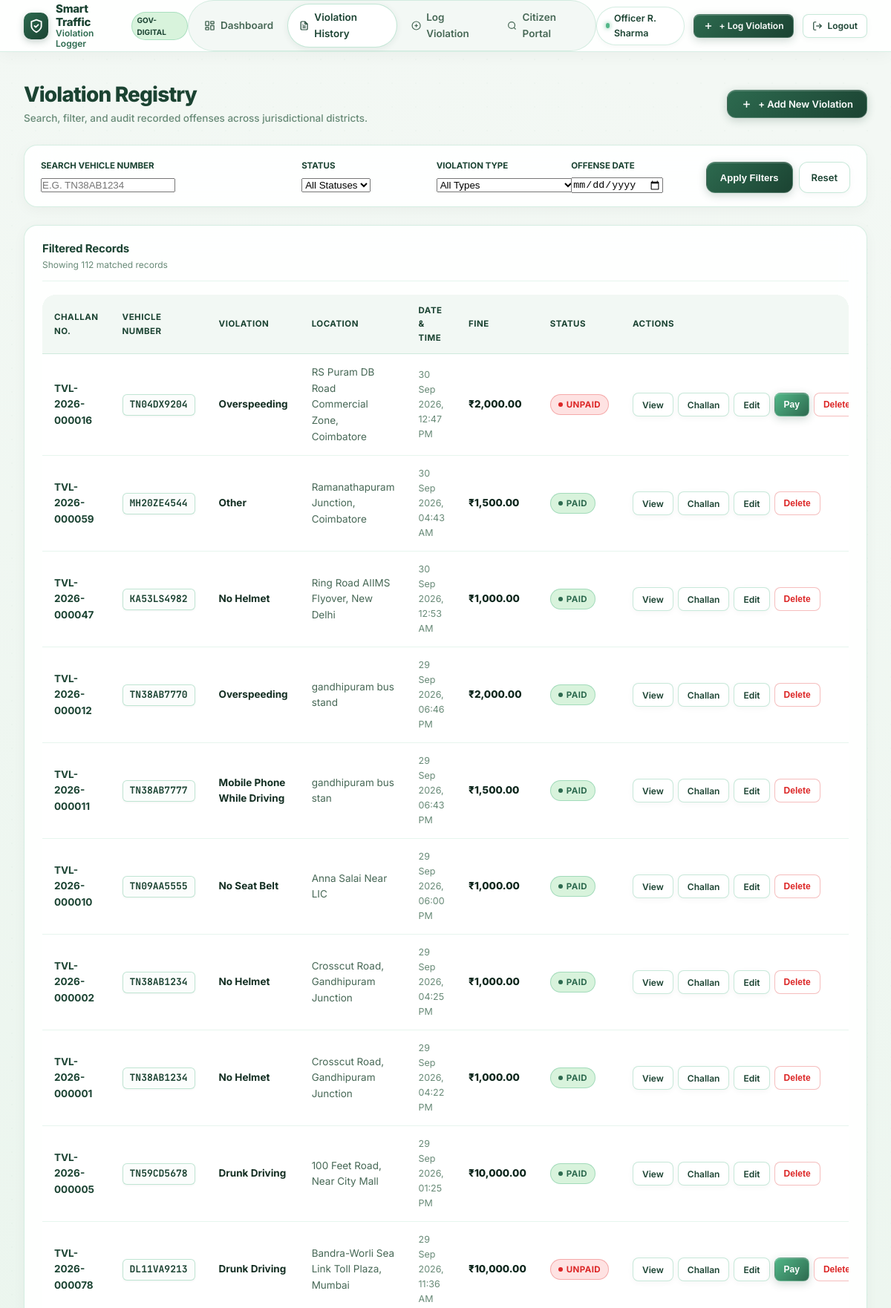
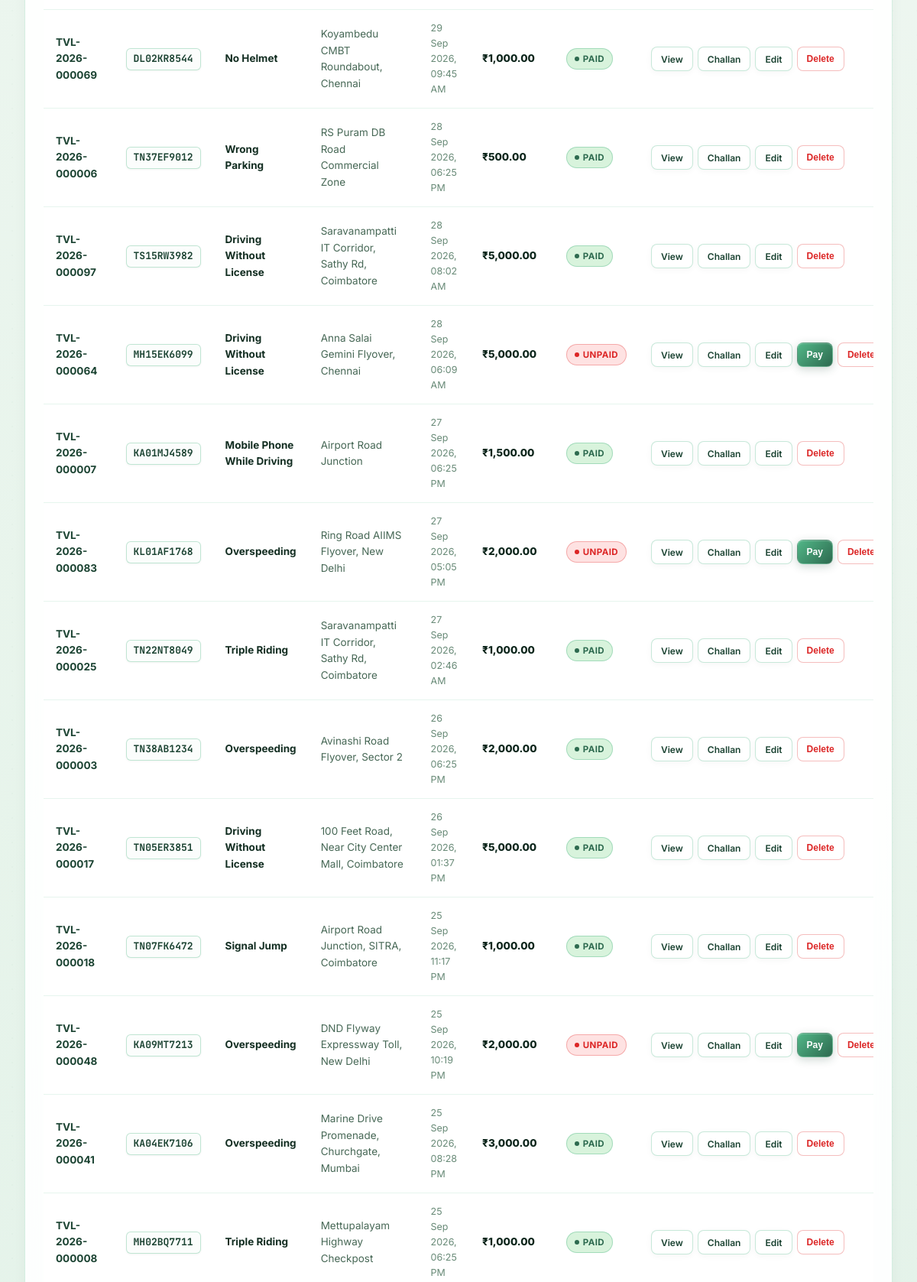
The app's page /violations (signed in, upper part) with its own data (2 pictures, top to bottom).
### models.py (models this page shows, shortened)
class Violation(db.Model):
    __tablename__ = 'violations'
    id = db.Column(db.Integer, primary_key=True)
    challan_number = db.Column(db.String(32), unique=True, nullable=False, index=True)
    vehicle_number = db.Column(db.String(20), nullable=False, index=True)
    violation_type = db.Column(db.String(100), nullable=False)
    location = db.Column(db.String(200), nullable=False)
    violation_date = db.Column(db.DateTime, nullable=False, default=utc_now)
    fine_amount = db.Column(db.Float, nullable=False)
    payment_status = db.Column(db.String(20), nullable=False, default='Unpaid')
    officer_badge = db.Column(db.String(50), nullable=True)
    officer_name = db.Column(db.String(120), nullable=True)
    qr_filename = db.Column(db.String(255), nullable=True)
    notes = db.Column(db.Text, nullable=True)
    created_at = db.Column(db.DateTime, default=utc_now)
    updated_at = db.Column(db.DateTime, default=utc_now, onupdate=utc_now)
    @property
    def is_paid(self):
        return self.payment_status.strip().lower() == 'paid'
    @property
    def formatted_date(self):
        if self.violation_date:
            return self.violation_date.strftime('%d %b %Y, %I:%M %p')
        return 'N/A'
    @property
    def formatted_amount(self):
        return f"₹{self.fine_amount:,.2f}"

### app.py (the view, shortened to what this page needs)
    @app.route('/violations')
    @login_required
    def violations():
        vehicle_param = request.args.get('vehicle', '').strip()
        status_param = request.args.get('status', 'All').strip()
        type_param = request.args.get('violation_type', 'All').strip()
        date_param = request.args.get('date', '').strip()
        query = Violation.query
        cleaned_vehicle = clean_vehicle_number(vehicle_param)
        if cleaned_vehicle:
            query = query.filter(Violation.vehicle_number.ilike(f"%{cleaned_vehicle}%"))
        if status_param and status_param != 'All':
            query = query.filter(Violation.payment_status == status_param)
        if type_param and type_param != 'All':
            query = query.filter(Violation.violation_type == type_param)
        results = query.order_by(Violation.violation_date.desc(), Violation.id.desc()).all()
        vehicle_summary = None
        all_types = [t[0] for t in VIOLATION_TYPES]
        return render_template(
            'violations.html',
            violations=results,
            vehicle_query=cleaned_vehicle,
            selected_status=status_param,
            selected_type=type_param,
            selected_date=date_param,
            all_types=all_types,
            vehicle_summary=vehicle_summary
        )

### utils.py (called while the page is built)
def clean_vehicle_number(vehicle_number):
    if not vehicle_number:
        return ""
    cleaned = re.sub(r'[\s\-]', '', vehicle_number).upper()
    return cleaned

### templates/violations.html (shortened to what this page needs)
{% extends "base.html" %}
{% block content %}
<div class="page-container">
  <div class="page-header">
    <div class="page-header-info">
      <h1 class="page-title">Violation Registry</h1>
      <p class="page-subtitle">Search, filter, and audit recorded offenses across jurisdictional districts.</p>
    </div>
    <div class="page-header-actions">
      <a href="{{ url_for('add_violation') }}" class="btn-primary">
        <svg width="15" height="15" viewBox="0 0 24 24" fill="none" stroke="currentColor" stroke-width="2.5">
          <line x1="12" y1="5" x2="12" y2="19"/>
          <line x1="5" y1="12" x2="19" y2="12"/>
        </svg>
        + Add New Violation
      </a>
    </div>
  </div>
  <div class="search-filter-card">
    <form method="GET" action="{{ url_for('violations') }}" class="search-filter-form">
      <div class="search-field">
        <label for="vehicle" style="display: block; font-size: 11.5px; font-weight: 700; color: var(--eb-forest); margin-bottom: 5px; text-transform: uppercase;">
          Search Vehicle Number
        </label>
        <input type="text" id="vehicle" name="vehicle" value="{{ vehicle_query }}" placeholder="e.g. TN38AB1234" style="text-transform: uppercase;">
      </div>
      <div class="filter-field">
        <label for="status" style="display: block; font-size: 11.5px; font-weight: 700; color: var(--eb-forest); margin-bottom: 5px; text-transform: uppercase;">
          Status
        </label>
        <select id="status" name="status">
          <option value="All" {% if selected_status == 'All' %}selected{% endif %}>All Statuses</option>
        </select>
      </div>
      <div class="filter-field">
        <label for="violation_type" style="display: block; font-size: 11.5px; font-weight: 700; color: var(--eb-forest); margin-bottom: 5px; text-transform: uppercase;">
          Violation Type
        </label>
        <select id="violation_type" name="violation_type">
          <option value="All" {% if selected_type == 'All' %}selected{% endif %}>All Types</option>
        </select>
      </div>
      <div class="filter-field">
        <label for="date" style="display: block; font-size: 11.5px; font-weight: 700; color: var(--eb-forest); margin-bottom: 5px; text-transform: uppercase;">
          Offense Date
        </label>
        <input type="date" id="date" name="date" value="{{ selected_date }}">
      </div>
      <div style="display: flex; gap: 8px;">
        <button type="submit" class="btn-primary" style="height: 42px;">Apply Filters</button>
        <a href="{{ url_for('violations') }}" class="btn-secondary" style="height: 42px;">Reset</a>
      </div>
    </form>
  </div>
  <div class="card">
    <div class="card-header-bar">
      <div>
        <h3 class="card-header-title">Filtered Records</h3>
        <p style="font-size: 12px; color: var(--eb-text-subtle); margin-top: 2px;">
          Showing {{ violations|length }} matched record{% if violations|length != 1 %}s{% endif %}
        </p>
      </div>
    </div>
    {% if violations %}
      <div class="table-responsive">
        <table class="eb-table">
          <thead>
            <tr>
              <th>Challan No.</th>
              <th>Vehicle Number</th>
              <th>Violation</th>
              <th>Location</th>
              <th>Date &amp; Time</th>
              <th>Fine</th>
              <th>Status</th>
              <th>Actions</th>
            </tr>
          </thead>
          <tbody>
            {% for v in violations %}
              <tr>
                <td>
                  <a href="{{ url_for('violation_detail', id=v.id) }}" style="font-weight: 700; color: var(--eb-forest); text-decoration: none;">
                    {{ v.challan_number }}
                  </a>
                </td>
                <td>
                  <span class="vehicle-plate">{{ v.vehicle_number }}</span>
                </td>
                <td>
                  <strong>{{ v.violation_type }}</strong>
                </td>
                <td style="color: var(--eb-text-muted);">
                  {{ v.location }}
                </td>
                <td style="color: var(--eb-text-subtle); font-size: 12.5px;">
                  {{ v.formatted_date }}
                </td>
                <td style="font-weight: 800; color: var(--eb-deep-forest);">
                  {{ v.formatted_amount }}
                </td>
                <td>
                  {% if v.is_paid %}
                    <span class="badge badge--paid">
                      <span class="badge-dot"></span> Paid
                    </span>
                  {% else %}
                    <span class="badge badge--unpaid">
                      <span class="badge-dot"></span> Unpaid
                    </span>
                  {% endif %}
                </td>
                <td>
                  <div class="actions-cell">
                    <a href="{{ url_for('violation_detail', id=v.id) }}" class="btn-secondary btn-sm" title="View Detail">
                      View
                    </a>
                    <a href="{{ url_for('challan_view', id=v.id) }}" class="btn-secondary btn-sm" title="View Challan">
                      Challan
                    </a>
                    <a href="{{ url_for('edit_violation', id=v.id) }}" class="btn-secondary btn-sm" title="Edit">
                      Edit
                    </a>
                    {% if not v.is_paid %}
                      <form action="{{ url_for('mark_paid', id=v.id) }}" method="POST" style="display:inline;">
                        <button type="submit" class="btn-primary btn-sm" style="background: linear-gradient(135deg, var(--eb-mint) 0%, var(--eb-emerald) 100%);" title="Mark Paid">
                          Pay
                        </button>
                      </form>
                    {% endif %}
                    <button type="button" class="btn-danger btn-sm js-delete-violation" data-id="{{ v.id }}" data-challan="{{ v.challan_number }}" title="Delete Violation">
                      Delete
                    </button>
                  </div>
                </td>
              </tr>
            {% endfor %}
          </tbody>
        </table>
      </div>
    {% endif %}
  </div>
</div>
{% endblock %}

### records on screen
Violation: challan_number "TVL-2026-000016", vehicle_number "TN04DX9204", violation_type "Overspeeding", location "RS Puram DB Road Commercial Zone, Coimbatore", formatted_date "30 Sep 2026, 12:47 PM", formatted_amount "₹2,000.00", payment_status "Unpaid" (drawn)
Violation: challan_number "TVL-2026-000059", vehicle_number "MH20ZE4544", violation_type "Other", location "Ramanathapuram Junction, Coimbatore", formatted_date "30 Sep 2026, 04:43 AM", formatted_amount "₹1,500.00", payment_status "Paid" (drawn)
Violation: challan_number "TVL-2026-000047", vehicle_number "KA53LS4982", violation_type "No Helmet", location "Ring Road AIIMS Flyover, New Delhi", formatted_date "30 Sep 2026, 12:53 AM", formatted_amount "₹1,000.00", payment_status "Paid" (drawn)
Violation: challan_number "TVL-2026-000012", vehicle_number "TN38AB7770", violation_type "Overspeeding", location "gandhipuram bus stand", formatted_date "29 Sep 2026, 06:46 PM", formatted_amount "₹2,000.00", payment_status "Paid" (drawn)
Violation: challan_number "TVL-2026-000011", vehicle_number "TN38AB7777", violation_type "Mobile Phone While Driving", location "gandhipuram bus stan", formatted_date "29 Sep 2026, 06:43 PM", formatted_amount "₹1,500.00", payment_status "Paid" (drawn)
Violation: challan_number "TVL-2026-000010", vehicle_number "TN09AA5555", violation_type "No Seat Belt", location "Anna Salai Near LIC", formatted_date "29 Sep 2026, 06:00 PM", formatted_amount "₹1,000.00", payment_status "Paid" (drawn)
Violation: challan_number "TVL-2026-000002", vehicle_number "TN38AB1234", violation_type "No Helmet", location "Crosscut Road, Gandhipuram Junction", formatted_date "29 Sep 2026, 04:25 PM", formatted_amount "₹1,000.00", payment_status "Paid" (drawn)
Violation: challan_number "TVL-2026-000001", vehicle_number "TN38AB1234", violation_type "No Helmet", location "Crosscut Road, Gandhipuram Junction", formatted_date "29 Sep 2026, 04:22 PM", formatted_amount "₹1,000.00", payment_status "Paid" (drawn)
Violation: challan_number "TVL-2026-000005", vehicle_number "TN59CD5678", violation_type "Drunk Driving", location "100 Feet Road, Near City Mall", formatted_date "29 Sep 2026, 01:25 PM", formatted_amount "₹10,000.00", payment_status "Paid" (drawn)
Violation: challan_number "TVL-2026-000078", vehicle_number "DL11VA9213", violation_type "Drunk Driving", location "Bandra-Worli Sea Link Toll Plaza, Mumbai", formatted_date "29 Sep 2026, 11:36 AM", formatted_amount "₹10,000.00", payment_status "Unpaid" (drawn)
Violation: challan_number "TVL-2026-000069", vehicle_number "DL02KR8544", violation_type "No Helmet", location "Koyambedu CMBT Roundabout, Chennai", formatted_date "29 Sep 2026, 09:45 AM", formatted_amount "₹1,000.00", payment_status "Paid" (drawn)
Violation: challan_number "TVL-2026-000006", vehicle_number "TN37EF9012", violation_type "Wrong Parking", location "RS Puram DB Road Commercial Zone", formatted_date "28 Sep 2026, 06:25 PM", formatted_amount "₹500.00", payment_status "Paid" (drawn)
Violation: challan_number "TVL-2026-000097", vehicle_number "TS15RW3982", violation_type "Driving Without License", location "Saravanampatti IT Corridor, Sathy Rd, Coimbatore", formatted_date "28 Sep 2026, 08:02 AM", formatted_amount "₹5,000.00", payment_status "Paid" (drawn)
Violation: challan_number "TVL-2026-000064", vehicle_number "MH15EK6099", violation_type "Driving Without License", location "Anna Salai Gemini Flyover, Chennai", formatted_date "28 Sep 2026, 06:09 AM", formatted_amount "₹5,000.00", payment_status "Unpaid" (drawn)
Violation: challan_number "TVL-2026-000007", vehicle_number "KA01MJ4589", violation_type "Mobile Phone While Driving", location "Airport Road Junction", formatted_date "27 Sep 2026, 06:25 PM", formatted_amount "₹1,500.00", payment_status "Paid" (drawn)
Violation: challan_number "TVL-2026-000083", vehicle_number "KL01AF1768", violation_type "Overspeeding", location "Ring Road AIIMS Flyover, New Delhi", formatted_date "27 Sep 2026, 05:05 PM", formatted_amount "₹2,000.00", payment_status "Unpaid" (drawn)
Violation: challan_number "TVL-2026-000025", vehicle_number "TN22NT8049", violation_type "Triple Riding", location "Saravanampatti IT Corridor, Sathy Rd, Coimbatore", formatted_date "27 Sep 2026, 02:46 AM", formatted_amount "₹1,000.00", payment_status "Paid" (drawn)
Violation: challan_number "TVL-2026-000003", vehicle_number "TN38AB1234", violation_type "Overspeeding", location "Avinashi Road Flyover, Sector 2", formatted_date "26 Sep 2026, 06:25 PM", formatted_amount "₹2,000.00", payment_status "Paid" (drawn)
Violation: challan_number "TVL-2026-000017", vehicle_number "TN05ER3851", violation_type "Driving Without License", location "100 Feet Road, Near City Center Mall, Coimbatore", formatted_date "26 Sep 2026, 01:37 PM", formatted_amount "₹5,000.00", payment_status "Paid" (drawn)
Violation: challan_number "TVL-2026-000018", vehicle_number "TN07FK6472", violation_type "Signal Jump", location "Airport Road Junction, SITRA, Coimbatore", formatted_date "25 Sep 2026, 11:17 PM", formatted_amount "₹1,000.00", payment_status "Paid" (drawn)
Violation: challan_number "TVL-2026-000048", vehicle_number "KA09MT7213", violation_type "Overspeeding", location "DND Flyway Expressway Toll, New Delhi", formatted_date "25 Sep 2026, 10:19 PM", formatted_amount "₹2,000.00", payment_status "Unpaid" (drawn)
Violation: challan_number "TVL-2026-000041", vehicle_number "KA04EK7106", violation_type "Overspeeding", location "Marine Drive Promenade, Churchgate, Mumbai", formatted_date "25 Sep 2026, 08:28 PM", formatted_amount "₹3,000.00", payment_status "Paid" (drawn)
Violation: challan_number "TVL-2026-000008", vehicle_number "MH02BQ7711", violation_type "Triple Riding", location "Mettupalayam Highway Checkpost", formatted_date "25 Sep 2026, 06:25 PM", formatted_amount "₹1,000.00", payment_status "Paid" (drawn)

### other values on screen
{{ session.get('officer_name', 'Officer') }} "Officer R. Sharma"
{{ violations|length }} "112"
